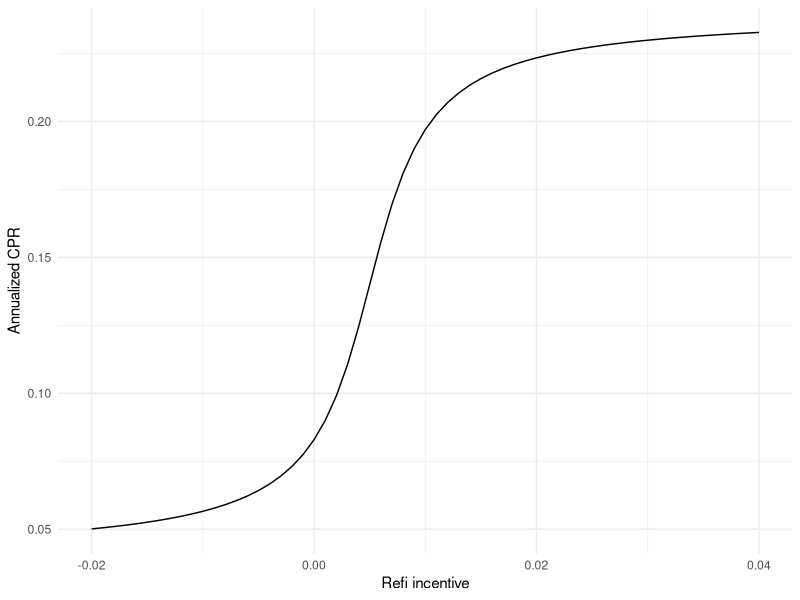

Here is the R script that generated this plot:
# ============================================================================
# The Theory of Prepayment Behavior
# Code extracted from chapters/08-prepayment-theory.qmd
# Generated by assets/extract_code.R -- edit the chapter, then regenerate.
# ============================================================================

## ---- 01: Refinance Incentive Specifications  (qmd line 287) --------------------------

# Three forms of incentive
spread_incentive <- function(c, r_ref) c - r_ref
ratio_incentive  <- function(c, r_ref) log(c / r_ref)
pv_incentive     <- function(c, r_ref, B, tau, dt = 1/12) {
  pmt_old <- B * (c * dt) / (1 - (1 + c * dt)^(-tau))
  pmt_new <- B * (r_ref * dt) / (1 - (1 + r_ref * dt)^(-tau))
  v_old <- sum(pmt_old / (1 + c * dt)^seq_len(tau))
  v_new <- sum(pmt_new / (1 + r_ref * dt)^seq_len(tau))
  (v_old - v_new) / B
}


## ---- 02: Arctan S-Curve  (qmd line 302) ----------------------------------------------

# Standard arctan refinance incentive curve
arctan_scurve <- function(I, a = 0.04, b = 0.20, c = 250, I0 = 0.005) {
  a + b * (atan(c * (I - I0)) / pi + 0.5)
}

library(ggplot2)
I_grid <- seq(-0.02, 0.04, by = 0.001)
ggplot(data.frame(incentive = I_grid, cpr = arctan_scurve(I_grid)),
       aes(incentive, cpr)) +
  geom_line() +
  labs(x = "Refi incentive", y = "Annualized CPR") +
  theme_minimal()


## ---- 03: Logistic Alternative  (qmd line 319) ----------------------------------------

logistic_scurve <- function(I, a = 0.04, b = 0.20, c = 200, I0 = 0.005) {
  a + (b - a) / (1 + exp(-c * (I - I0)))
}


## ---- 04: Heterogeneity-Based Prepay (Stanton-Style)  (qmd line 327) ------------------

# Population of borrowers with different transaction costs
n_borrowers <- 1000
costs <- rgamma(n_borrowers, shape = 2, scale = 0.005)
# Critical PV gain for each borrower
pv_gain <- 0.012   # 120 bp NPV gain from refinancing
prepay_fraction <- mean(costs < pv_gain)
prepay_fraction


## ---- 05: Burnout Adjustment  (qmd line 339) ------------------------------------------

# Multiplicative burnout factor
burnout_factor <- function(cumulative_incentive,
                            decay_rate = 50) {
  exp(-decay_rate * cumulative_incentive)
}

# Effective CPR
effective_cpr <- function(I, cum_I) {
  arctan_scurve(I) * burnout_factor(cum_I)
}


## ---- 06: Penalty-Adjusted Incentive  (qmd line 354) ----------------------------------

library(dplyr)   # for case_when()

# Adjust refi NPV for prepay penalty in years 1-3
penalty_schedule <- function(months_seasoned) {
  case_when(
    months_seasoned <= 12 ~ 0.05,
    months_seasoned <= 24 ~ 0.03,
    months_seasoned <= 36 ~ 0.01,
    TRUE                  ~ 0.00
  )
}

incentive_with_penalty <- function(c, r_ref, age) {
  spread_incentive(c, r_ref) - penalty_schedule(age)
}
